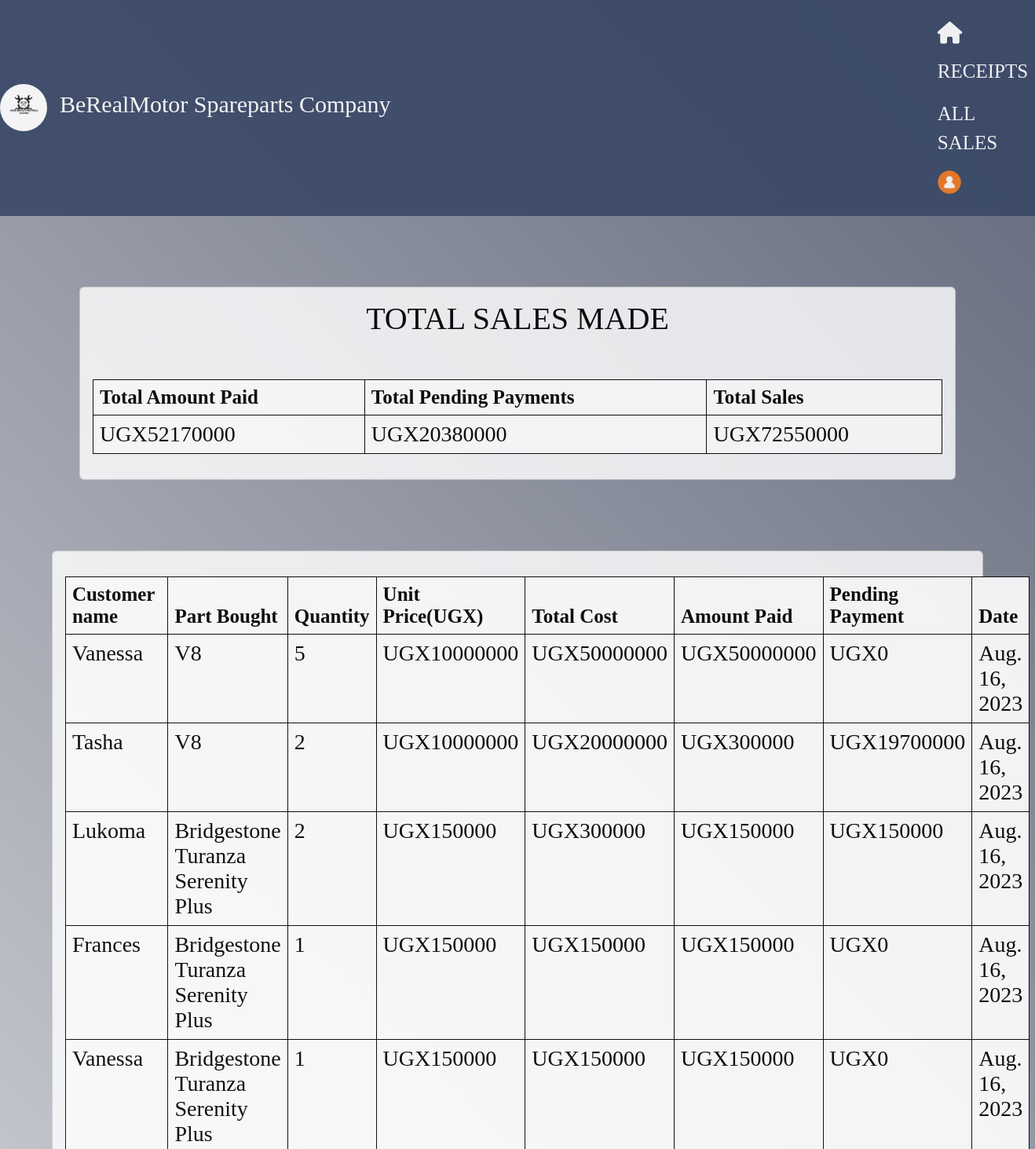
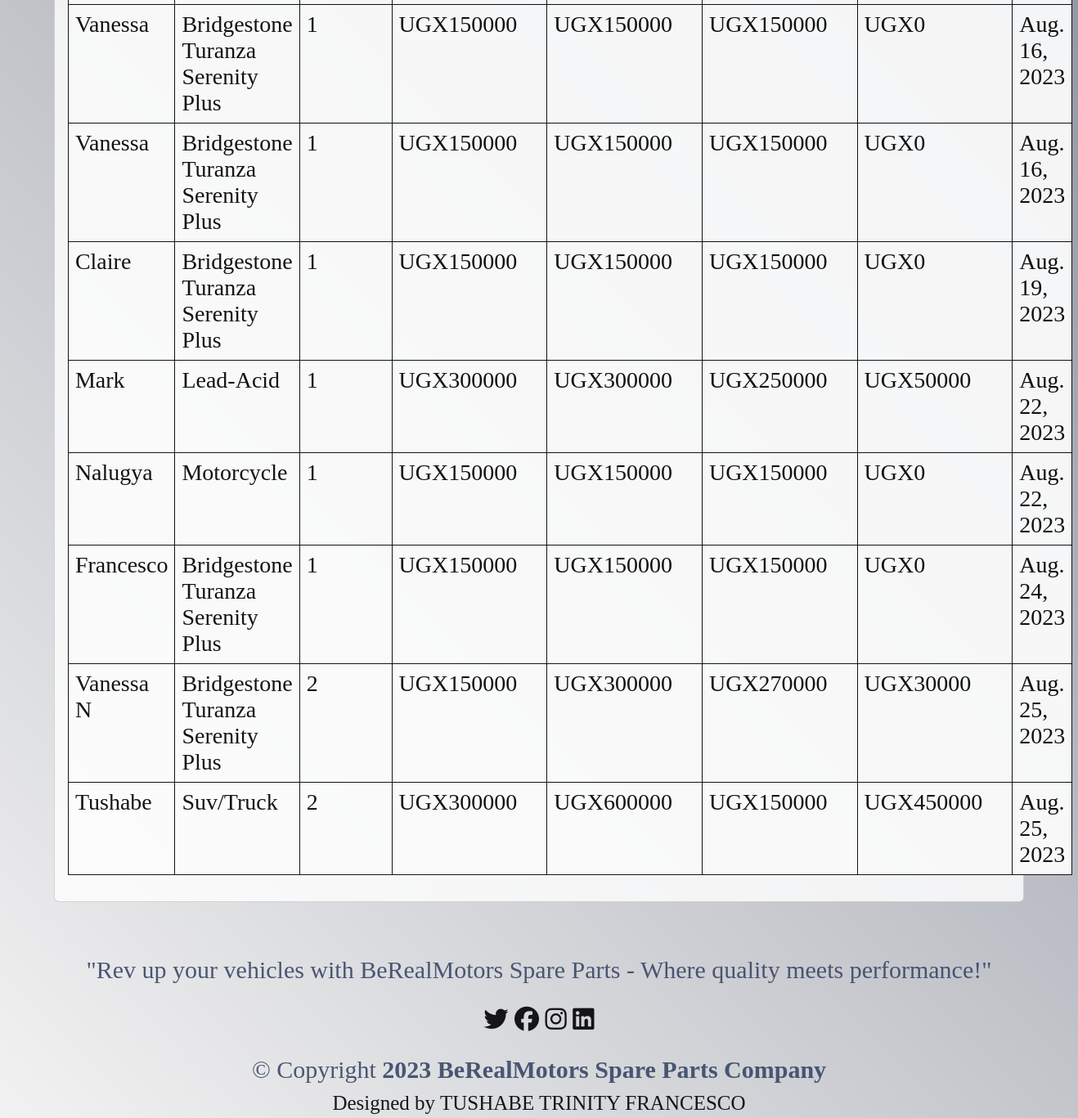
/all_sales/ (signed in), run on the app's committed database (2 pictures, top to bottom).
### SparepartsApp/models.py (models this page shows, shortened)
class Sale(models.Model):
    item = models.ForeignKey(Product, on_delete=models.CASCADE, null=False, blank=False)
    quantity = models.PositiveIntegerField(default=0, null=False, blank=False)
    customers_name = models.CharField(max_length=100, null=False, blank=False)
    phone_number = models.CharField(max_length=100, null=False, blank=False, default=0)
    amount_received = models.PositiveIntegerField(default=0, null=False, blank=False)
    unit_price = models.PositiveIntegerField(default=0, null=False, blank=False)
    branch_name = models.CharField(max_length=100,null=False, blank=False)
    date = models.DateField(default=timezone.now)
    def get_total(self):
        total = self.quantity * self.item.unit_price
        return int(total)
    def get_change(self):
        change = self.get_total() - self.amount_received
        return abs(int(change))

class Product(models.Model):
    Category_name = models.ForeignKey(Category, on_delete = models.CASCADE, null=False, blank=False) #Creating a relationship between the category and product primary key
    date_of_arrival = models.DateField(default=timezone.now)
    part_name = models.CharField(max_length=50, null = False, blank=False)
    country_of_orgin = models.CharField(max_length=50, null = False, blank=False)
    total_quantity = models.IntegerField(default=0, null=False, blank=False)
    issued_quantity = models.IntegerField(default=0, null=False, blank= False)
    received_quantity = models.IntegerField(default=0, null=False, blank= False)
    branch_name = models.CharField(max_length=50, null=False, blank= False)
    unit_price = models.IntegerField(default=0, null=False, blank=False)
    def __str__(self):
        return self.part_name

### SparepartsApp/views.py (the view)
# urls.py: path('all_sales/', views.all_sales, name='all_sales'),
@login_required
def all_sales(request):
    sales = Sale.objects.all()
    total = sum([items.amount_received  for items in sales])
    change = sum([items.get_change() for items in sales])
    gross = total + change
    return render(request, 'assets/all_sales.html', {'sales': sales, 'total': total, 'change': change, 'gross': gross})

### templates/assets/all_sales.html
{% extends 'assets/base.html'%} {% block content%}
<br></br>
<div class="container">
  <div class="card">
    <div class="card-body">
      <h1 class="text-center">TOTAL SALES MADE</h1><br>
      <table class="table">
        <thead class="thead-dark">
          <tr>
            <th scope="col">Total Amount Paid</th>
            <th scope="col">Total Pending Payments</th>
            <th scope="col">Total Sales</th>
          </tr>
        </thead>
        <tbody>
          <tr>
            <td>UGX{{total}}</td>
            <td>UGX{{change}}</td>
            <td>UGX{{gross}}</td>
          </tr>
        </tbody>
      </table>
    </div>
  </div>
</div>
<br></br>
<div class="f">
  <div class="card">
    <div class="card-body">
      <table class="table">
        <table class="table">
          <thead class="thead-dark">
            <tr>
              <th scope="col">Customer name</th>
              <th scope="col">Part Bought</th>
              <th scope="col">Quantity</th>
              <th scope="col">Unit Price(UGX)</th>
              <th scope="col">Total Cost</th>
              <th scope="col">Amount Paid</th>
              <th scope="col">Pending Payment</th>
              <th class="col">Date</th>
            </tr>
          </thead>
          {% for sale in sales %}
          <tbody>
            <tr>
              <td>{{sale.customers_name | title}}</td>
              <td>{{sale.item | title}}</td>
              <td>{{sale.quantity}}</td>
              <td>UGX{{sale.unit_price}}</td>
              <td>UGX{{sale.get_total}}</td>
              <td>UGX{{sale.amount_received}}</td>
              <td>UGX{{sale.get_change}}</td>
              <td>{{sale.date}}</td>
            </tr>
          </tbody>
          {% endfor %}
        </table>
    </div>
  </div>
</div>
{% endblock%}

### SparepartsApp/static/css/main.css (style rules this page uses)
body { position: relative; overflow-x: hidden; background: linear-gradient(45deg, #f2f2f2, #61677A); width: 100% !important; height: 100vh; display: table; position: relative; background-position: center; background-attachment: scroll; -o-background-size: cover; -moz-background-size: cover; -webkit-background-size: cover; background-size: cover; background-repeat: no-repeat; opacity: 0.9; }
body { font-family: 'Times New Roman'; color: black; font-size: 30px; }
.card { background-color: rgba(255, 255, 255, 0.9); color: black; justify-content: center; width: 100%; }
.table>thead { vertical-align: bottom; background-color: #394867; color: white; font-size: 25px; }
.table>tbody { vertical-align: inherit; font-size: 28px; justify-content: center; }
.table { border-collapse: collapse; width: 100%; border: 1px solid #394867; }
.table th, .table td { border: 1px solid black; padding: 8px; text-align: left; }
.f { margin-left: 5%; margin-right: 5%; }

### data on the page
Sale: customers_name "Vanessa", item "V8", quantity "5", unit_price "10000000", get_total "50000000", amount_received "50000000", get_change "0", date "Aug. 16, 2023"
Sale: customers_name "Tasha", item "V8", quantity "2", unit_price "10000000", get_total "20000000", amount_received "300000", get_change "19700000", date "Aug. 16, 2023"
Sale: customers_name "Lukoma", item "Bridgestone Turanza Serenity Plus", quantity "2", unit_price "150000", get_total "300000", amount_received "150000", get_change "150000", date "Aug. 16, 2023"
Sale: customers_name "Frances", item "Bridgestone Turanza Serenity Plus", quantity "1", unit_price "150000", get_total "150000", amount_received "150000", get_change "0", date "Aug. 16, 2023"
Sale: customers_name "Vanessa", item "Bridgestone Turanza Serenity Plus", quantity "1", unit_price "150000", get_total "150000", amount_received "150000", get_change "0", date "Aug. 16, 2023"
Sale: customers_name "Vanessa", item "Bridgestone Turanza Serenity Plus", quantity "1", unit_price "150000", get_total "150000", amount_received "150000", get_change "0", date "Aug. 16, 2023"
Sale: customers_name "Vanessa", item "Bridgestone Turanza Serenity Plus", quantity "1", unit_price "150000", get_total "150000", amount_received "150000", get_change "0", date "Aug. 16, 2023"
Sale: customers_name "Claire", item "Bridgestone Turanza Serenity Plus", quantity "1", unit_price "150000", get_total "150000", amount_received "150000", get_change "0", date "Aug. 19, 2023"
Sale: customers_name "Mark", item "Lead-Acid", quantity "1", unit_price "300000", get_total "300000", amount_received "250000", get_change "50000", date "Aug. 22, 2023"
Sale: customers_name "Nalugya", item "Motorcycle", quantity "1", unit_price "150000", get_total "150000", amount_received "150000", get_change "0", date "Aug. 22, 2023"
Sale: customers_name "Francesco", item "Bridgestone Turanza Serenity Plus", quantity "1", unit_price "150000", get_total "150000", amount_received "150000", get_change "0", date "Aug. 24, 2023"
Sale: customers_name "Vanessa N", item "Bridgestone Turanza Serenity Plus", quantity "2", unit_price "150000", get_total "300000", amount_received "270000", get_change "30000", date "Aug. 25, 2023"
Sale: customers_name "Tushabe", item "Suv/Truck", quantity "2", unit_price "300000", get_total "600000", amount_received "150000", get_change "450000", date "Aug. 25, 2023"

### other printed values
{{ total }} "52170000"
{{ change }} "20380000"
{{ gross }} "72550000"
